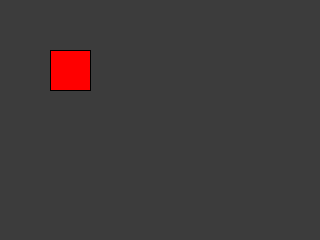
Frame 1 (no input)
Frame 60 (the mouse pressed at the canvas centre just before this capture): blank canvas, image omitted
Frame 120 (the mouse held since frame 60 and released just before this capture): blank canvas, image omitted

The Processing sketch that drew this single still picture (run headless with seeded random() and noise(); from frame 60 on, the mouse is pressed at the canvas centre):

// Processing sketch: frame_count
// ── frame_count.pde
// frameCount is 0 in setup() and 1 in the first draw(); it counts frames that were drawn.
void setup() {
  size(320, 240);
  println("setup: frameCount " + frameCount);
}

void draw() {
  println("draw: frameCount " + frameCount);
  background(frameCount * 60);
  fill(255, 0, 0);
  rect(frameCount * 50, 50, 40, 40);
}
